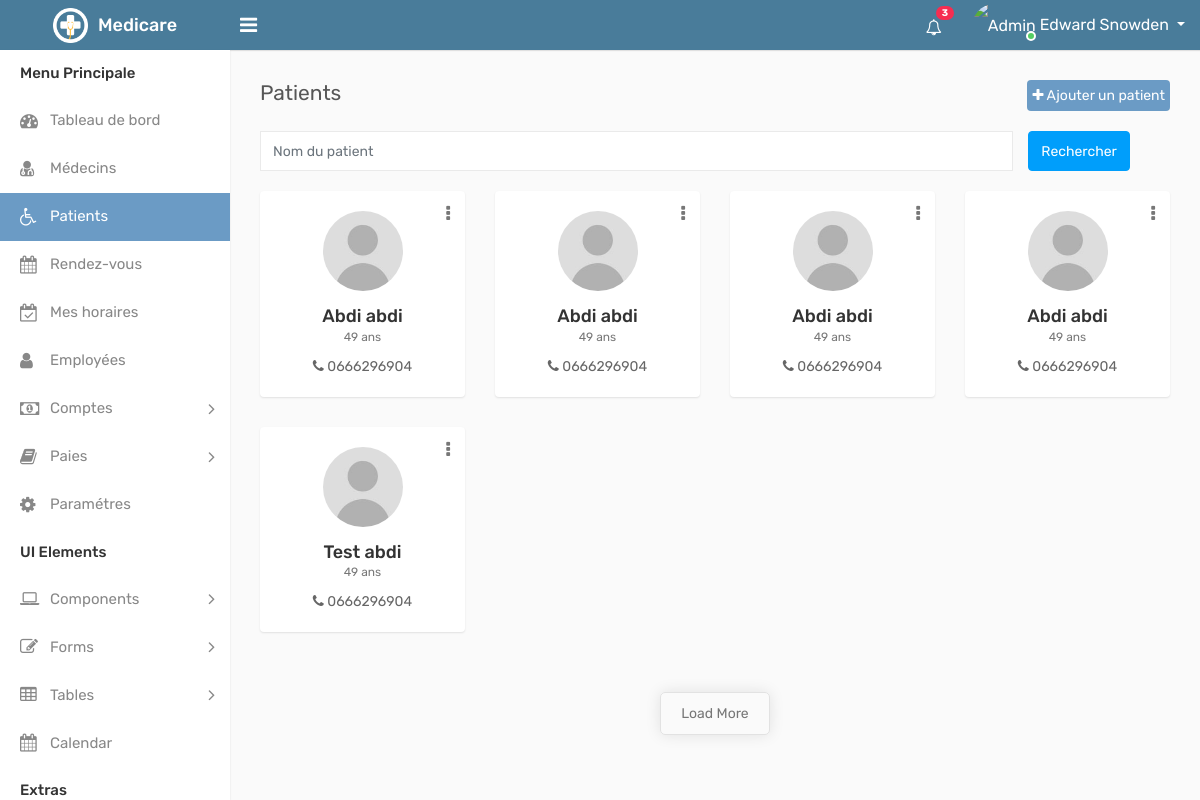
Before: /patients.php with the older database file.
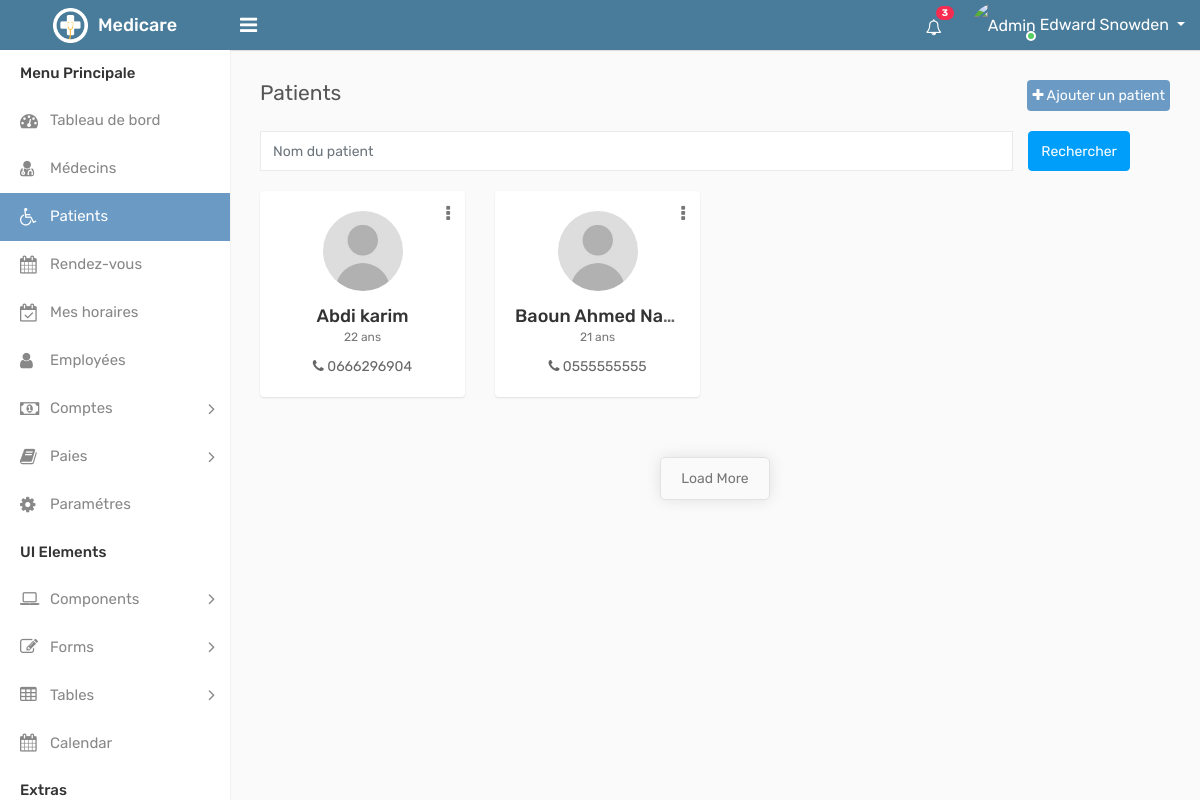
After: the same page with the newer database file.
### tables this page shows
CREATE TABLE IF NOT EXISTS `patients` (
  `id_patient` int(8) NOT NULL AUTO_INCREMENT,
  `id_doctor` int(8) NOT NULL,
  `full_name_patient` varchar(128) NOT NULL,
  `birthdate_patient` date NOT NULL,
  `phone_number_patient` varchar(12) NOT NULL,
  `address_patient` varchar(256) NOT NULL,
  `gender_patient` varchar(1) NOT NULL,
  PRIMARY KEY (`id_patient`),
  KEY `id_doctor` (`id_doctor`)
);

### engine/database-functions.php (called while the page is built, shortened)
<?php
class DatabaseUtility {
    private $host ,$username,$password,$options,$databaseConnection;
    function __construct($host,$username,$password){
        $this->host = $host;
        $this->username = $username;
        $this->password = $password;
        $this->options = [
            PDO::ATTR_EMULATE_PREPARES => false,
            PDO::ATTR_ERRMODE => PDO::ERRMODE_EXCEPTION,
            PDO::ATTR_DEFAULT_FETCH_MODE => PDO::FETCH_ASSOC
        ];
    }
     private function _connect(){
        try {
           return  new PDO($this->host,$this->username,$this->password,$this->options);
        } catch (Exception $e) {
                echo $e->getMessage();
        }
    }
    public function selectData($table,$stringvalues,$condition=1,$limit=""){
        $this->databaseConnection = $this->_connect();
        $selectString ="SELECT  $stringvalues FROM $table  WHERE $condition  $limit";
        $prepared_stm = $this->databaseConnection->prepare($selectString);
        $selectedValues =  array();
        try {
            $result = $prepared_stm->execute();
            while($result_row = $prepared_stm->fetch(PDO::FETCH_ASSOC) )
                    array_push($selectedValues ,$result_row);
        }catch(Exception $e){
            return $this->returnResult(false,errors::sqlselect,$e->getMessage());
        }
        return array(
            "success"  => true,
            "result" => $selectedValues
        );
    }
}
?>

### engine/patient.php (the view, shortened to what this page needs)
<?php
require_once "database-functions.php";
class Patient {
  public $db;
  public $full_name_patient , $phone_number_patient , $gender_patient ,$address_patient ,$id_patient , $birthdate_patient ;
  public static function initPatientWithNothing(){
    $instance = new self();
    $instance->db =  new DatabaseUtility(SERVERNAME,USERNAME,PASSWORD);
    return $instance;
  }
  public static function initPatientWithArray($array){
      $instance = new self();
         $instance->id_patient = $array["id_patient"];
         $instance->full_name_patient = $array["full_name_patient"];
         $instance->birthdate_patient = $array["birthdate_patient"];
         $instance->gender_patient = $array["gender_patient"] == '1'  ? 'Homme' : 'Femme';
         $instance->phone_number_patient = $array["phone_number_patient"];
         $instance->address_patient = $array["address_patient"];
      return $instance;
  }
    function getAllPatients(){
        $id_doctor=1;
        $tmp_patient_array =  $this->db->selectData("patients","*","id_doctor='$id_doctor'");
        $patient_array = array();
        forEach($tmp_patient_array["result"]  as $tmp_array){
            array_push($patient_array,Patient::initPatientWithArray($tmp_array));
        }
        return $patient_array;
    }
    function displayPatient(){
      $age = floor((time() - strtotime($this->birthdate_patient)) / 31556926);
        return " <div class='col-md-4 col-sm-4  col-lg-3'>
    <div class='profile-widget'>
        <div class='doctor-img'>
            <a class='avatar' href='profile.php?id_patient=$this->id_patient'><img alt='' src='assets/img/user.jpg'></a>
        </div>
        <div class='dropdown profile-action'>
            <a href='#' class='action-icon dropdown-toggle' data-toggle='dropdown' aria-expanded='false'><i class='fa fa-ellipsis-v'></i></a>
            <div class='dropdown-menu dropdown-menu-right'>
                <a class='dropdown-item' href='edit-doctor.html'><i class='fa fa-pencil m-r-5'></i> Modifier</a>
                <a class='dropdown-item' href='#' data-toggle='modal' data-target='#delete_doctor'><i class='fa fa-trash-o m-r-5'></i> Supprimer</a>
            </div>
        </div>
        <h4 class='doctor-name text-ellipsis'><a href='profile.php'>$this->full_name_patient</a></h4>
        <div class='doc-prof'>$age ans</div>
        <div class='user-country'>
            <i class='fa fa-phone'></i> $this->phone_number_patient
        </div>
    </div>
</div>";
}
}
?>

### patients.php (shortened to what this page needs)
<?php require_once "./engine/displayfunctions.php";?>
<!DOCTYPE html>
<html lang="en">
<head>
    <link rel="stylesheet" type="text/css" href="assets/css/bootstrap.min.css">
    <link rel="stylesheet" type="text/css" href="assets/css/font-awesome.min.css">
    <link rel="stylesheet" type="text/css" href="assets/css/select2.min.css">
    <link rel="stylesheet" type="text/css" href="assets/css/dataTables.bootstrap4.min.css">
    <link rel="stylesheet" type="text/css" href="assets/css/bootstrap-datetimepicker.min.css">
    <link rel="stylesheet" type="text/css" href="assets/css/style.css">
</head>
<body>
    <div class="main-wrapper">
        <div class="page-wrapper">
            <div class="content">
                <div class="row">
                    <div class="col-sm-4 col-3">
                        <h4 class="page-title">Patients</h4>
                    </div>
                    <div class="col-sm-8 col-9 text-right m-b-20">
                        <a href="add-patient.html" class="add-button  float-right"><i class="fa fa-plus"></i> Ajouter un patient</a>
                    </div>
                </div>
                <div class="form-group row">
                    <div class="col-md-10">
                        <input type="text" class="form-control" placeholder="Nom du patient">
                    </div>
                    <button type="button" class="btn btn-info">Rechercher</button>
                </div>
                <div class="row doctor-grid">
                <?php displayAllPatients(); ?>
                </div>
                <div class="row">
                    <div class="col-sm-12">
                        <div class="see-all">
                            <a class="see-all-btn" href="javascript:void(0);">Load More</a>
                        </div>
                    </div>
                </div>
            </div>
        </div>
    </div>
</body>
</html>

### engine/displayfunctions.php (shortened to what this page needs)
<?php
    require_once "patient.php";
    function displayAllPatients(){
        $tmp = Patient::initPatientWithNothing();
        $patients = $tmp->getAllPatients();
        foreach($patients as $patient){
            echo $patient->displayPatient();
        }
    }
?>

Changed rows visible on the page:
removed patients: full_name_patient "Abdi abdi", birthdate_patient "49", phone_number_patient "0666296904"
removed patients: full_name_patient "Abdi abdi", birthdate_patient "49", phone_number_patient "0666296904"
removed patients: full_name_patient "Abdi abdi", birthdate_patient "49", phone_number_patient "0666296904"
removed patients: full_name_patient "Test abdi", birthdate_patient "49", phone_number_patient "0666296904"
changed patients: full_name_patient "Abdi abdi" → "Abdi karim"; birthdate_patient "49" → "22"
added patients: full_name_patient "Baoun Ahmed Na…", birthdate_patient "21", phone_number_patient "0555555555"
